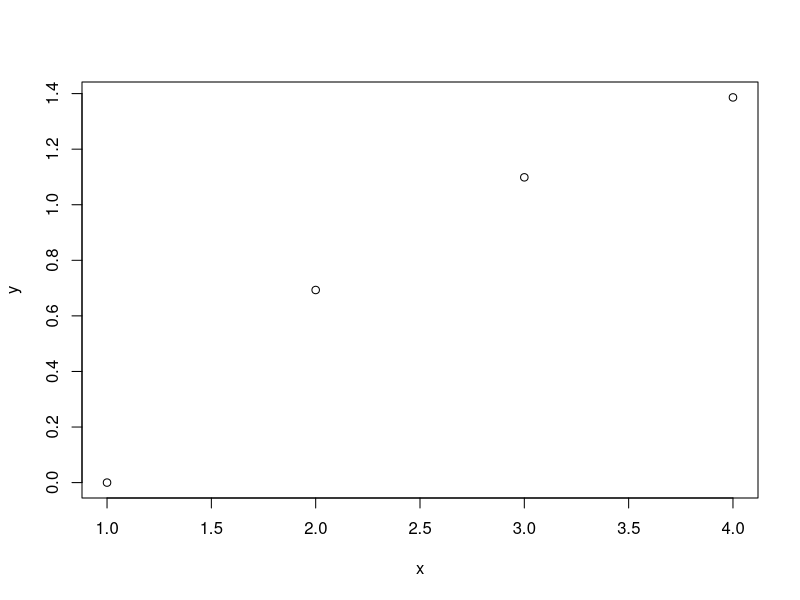

The R script that drew this image:
#' ---
#' title: "test script"
#' author: "Lakshmi"
#' date: "`r format(Sys.Date())`"
#' output: github_document
#' ---
#'
#'Test **code**

## a simple plot
x <- c(1, 2, 3, 4)
y <- log(x)
plot (y~x)

